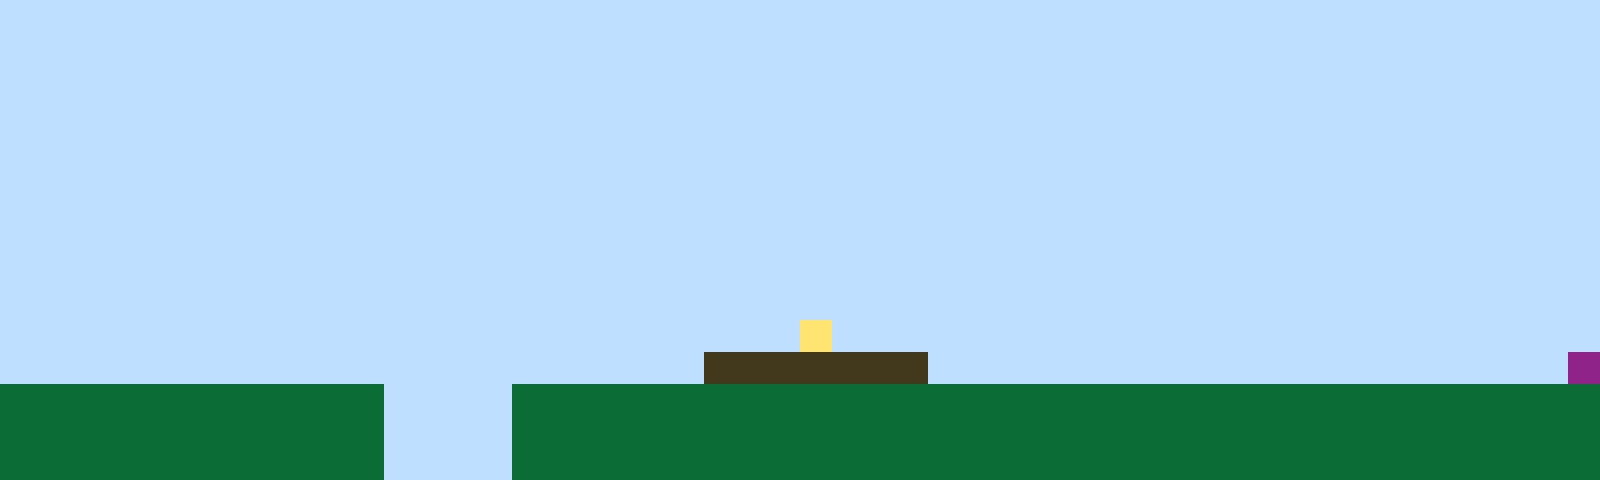

Below is a game level as drawn by its tile map, then a one-line description and the .tmx file that defines it, in full:
An orthogonal 50x15 tile map with 32x32 px tiles, 1 tile layer (Tile Layer 1).

<map version="1.10" tiledversion="1.11.2" orientation="orthogonal" renderorder="right-up" width="50" height="15" tilewidth="32" tileheight="32" infinite="0" nextlayerid="2" nextobjectid="1"><editorsettings><export target="map1.csv" format="csv" /></editorsettings><tileset firstgid="1" name="sprites" tilewidth="32" tileheight="32" tilecount="6" columns="3"><image source="sprites.png" width="96" height="64" /></tileset><layer id="1" name="Tile Layer 1" width="50" height="15"><data encoding="csv">1,1,1,1,1,1,1,1,1,1,1,1,1,1,1,1,1,1,1,1,1,1,1,1,1,1,1,1,1,1,1,1,1,1,1,1,1,1,1,1,1,1,1,1,1,1,1,1,1,1,1,1,1,1,1,1,1,1,1,1,1,1,1,1,1,1,1,1,1,1,1,1,1,1,1,1,1,1,1,1,1,1,1,1,1,1,1,1,1,1,1,1,1,1,1,1,1,1,1,1,1,1,1,1,1,1,1,1,1,1,1,1,1,1,1,1,1,1,1,1,1,1,1,1,1,1,1,1,1,1,1,1,1,1,1,1,1,1,1,1,1,1,1,1,1,1,1,1,1,1,1,1,1,1,1,1,1,1,1,1,1,1,1,1,1,1,1,1,1,1,1,1,1,1,1,1,1,1,1,1,1,1,1,1,1,1,1,1,1,1,1,1,1,1,1,1,1,1,1,1,1,1,1,1,1,1,1,1,1,1,1,1,1,1,1,1,1,1,1,1,1,1,1,1,1,1,1,1,1,1,1,1,1,1,1,1,1,1,1,1,1,1,1,1,1,1,1,1,1,1,1,1,1,1,1,1,1,1,1,1,1,1,1,1,1,1,1,1,1,1,1,1,1,1,1,1,1,1,1,1,1,1,1,1,1,1,1,1,1,1,1,1,1,1,1,1,1,1,1,1,1,1,1,1,1,1,1,1,1,1,1,1,1,1,1,1,1,1,1,1,1,1,1,1,1,1,1,1,1,1,1,1,1,1,1,1,1,1,1,1,1,1,1,1,1,1,1,1,1,1,1,1,1,1,1,1,1,1,1,1,1,1,1,1,1,1,1,1,1,1,1,1,1,1,1,1,1,1,1,1,1,1,1,1,1,1,1,1,1,1,1,1,1,1,1,1,1,1,1,1,1,1,1,1,1,1,1,1,1,1,1,1,1,1,1,1,1,1,1,1,1,1,1,1,1,1,1,1,1,1,1,1,1,1,1,1,1,1,1,1,1,1,1,1,1,1,1,1,1,1,1,1,1,1,1,1,1,1,1,1,1,1,1,1,1,1,1,1,1,1,1,1,1,1,1,1,1,1,1,1,1,1,1,1,1,1,1,1,1,1,1,1,1,1,1,1,1,1,1,1,1,1,1,1,1,1,1,1,1,1,1,1,1,1,1,1,1,1,1,1,1,1,1,1,1,4,1,1,1,1,1,1,1,1,1,1,1,1,1,1,1,1,1,1,1,1,1,1,1,1,1,1,1,1,1,1,1,1,1,1,1,1,1,1,1,1,1,1,1,1,1,1,3,3,3,3,3,3,3,1,1,1,1,1,1,1,1,1,1,1,1,1,1,1,1,1,1,1,1,6,2,2,2,2,2,2,2,2,2,2,2,2,1,1,1,1,2,2,2,2,2,2,2,2,2,2,2,2,2,2,2,2,2,2,2,2,2,2,2,2,2,2,2,2,2,2,2,2,2,2,2,2,2,2,2,2,2,2,2,2,2,2,1,1,1,1,2,2,2,2,2,2,2,2,2,2,2,2,2,2,2,2,2,2,2,2,2,2,2,2,2,2,2,2,2,2,2,2,2,2,2,2,2,2,2,2,2,2,2,2,2,2,1,1,1,1,2,2,2,2,2,2,2,2,2,2,2,2,2,2,2,2,2,2,2,2,2,2,2,2,2,2,2,2,2,2,2,2,2,2</data></layer></map>
